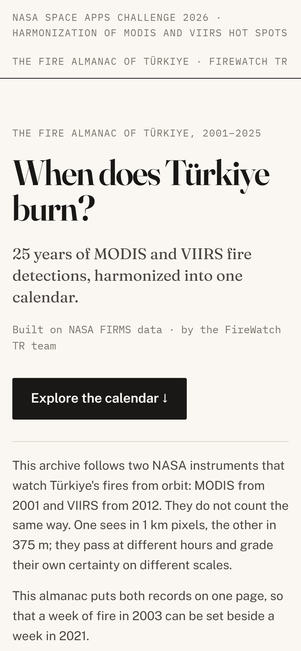
#> input picture figures/site_phone.png, 301 x 651 px, shrunk from 1170 x 2532 before the run
$ python make_presentation.py
#> lines starting #> are read from the running program, lines starting #| are printed output that depends on the picture
"""make_presentation.py: builds docs/presentation.pdf (7 slides, 16:9) with matplotlib.

One question per slide, one dominant visual per slide (real site screenshots in figures/site_*.png),
little text. Needs: matplotlib, qrcode.

    python src/make_presentation.py
"""
from pathlib import Path

import matplotlib
matplotlib.use("Agg")
import matplotlib.pyplot as plt
import numpy as np
import qrcode
from matplotlib import font_manager as fm
from matplotlib.backends.backend_pdf import PdfPages
from matplotlib.patches import FancyBboxPatch, Rectangle

ROOT = Path(__file__).resolve().parents[1]
FIG = ROOT / "figures"
OUT = ROOT / "docs" / "presentation.pdf"

PAPER, PAPER2, RULE = "#faf7f2", "#f3eee6", "#d9d2c6"
INK, INK2, MUTED, ACCENT = "#1a1816", "#4a4540", "#7a736b", "#c2410c"
SITE = "https://orhanizmirli.github.io/modis-viirs-harmonize/"
REPO = "https://github.com/OrhanIzmirli/modis-viirs-harmonize"


def _family(paths, fallback):
#> called with fallback = 'DejaVu Serif'
    for p in paths:
        if Path(p).exists():
            fm.fontManager.addfont(p)
            return fm.FontProperties(fname=p).get_name()
    return fallback


SERIF = _family([r"C:\Windows\Fonts\georgia.ttf"], "DejaVu Serif")
for p in (r"C:\Windows\Fonts\georgiab.ttf", r"C:\Windows\Fonts\georgiai.ttf"):
    if Path(p).exists():
        fm.fontManager.addfont(p)
SERIFS = [SERIF, "DejaVu Serif"]  # DejaVu supplies glyphs Georgia lacks (→)
MONO = _family([r"C:\Windows\Fonts\consola.ttf"], "DejaVu Sans Mono")
SANS = _family([r"C:\Windows\Fonts\segoeui.ttf", r"C:\Windows\Fonts\arial.ttf"], "DejaVu Sans")
plt.rcParams["pdf.fonttype"] = 42

W, H = 13.333, 7.5
TOTAL = 7


def slide(n, title, sub=None):
    fig = plt.figure(figsize=(W, H), facecolor=PAPER)
    ax = fig.add_axes([0, 0, 1, 1]); ax.set_xlim(0, W); ax.set_ylim(0, H); ax.axis("off")
    if n > 1:
        ax.text(0.6, 6.72, f"{n:02d}", family=MONO, size=15, color=ACCENT, va="center")
        ax.text(1.2, 6.72, title, family=SERIFS, size=32, color=INK, weight="bold", va="center")
        if sub:
            ax.text(1.2, 6.18, sub, family=SANS, size=15, color=INK2, va="center")
    ax.plot([0.6, W - 0.6], [0.55, 0.55], color=RULE, lw=0.8)
    ax.text(0.6, 0.28, "THE FIRE ALMANAC OF TÜRKIYE  ·  FIREWATCH TR  ·  NASA SPACE APPS 2026", family=MONO,
            size=9.5, color=MUTED)
    ax.text(W - 0.6, 0.28, f"{n} / {TOTAL}", family=MONO, size=9.5, color=MUTED, ha="right")
    return fig, ax


def image(fig, src, x, y, w, h, crop=None, frame=True):
    """Place an image (path or array) in the box (inches), aspect kept, centred.
    crop = (x0, x1, y0, y1) as fractions of the image (y from top)."""
#> called with x = 9.68, y = 1.05, w = 2.69, h = 5.5, crop = (0, 1, 0, 0.82), frame = False
    img = plt.imread(src) if isinstance(src, (str, Path)) else src
#> img is the input picture: shape (651, 301, 3) float32; mean R, G, B 0.905, 0.895, 0.876
    if crop:
        ih, iw = img.shape[:2]
#> ih = 651; iw = 301
        img = img[int(crop[2] * ih):int(crop[3] * ih), int(crop[0] * iw):int(crop[1] * iw)]
#> img: shape (533, 301, 3) float32
    ih, iw = img.shape[:2]
#> ih = 533
    s = min(w / iw, h / ih)
#> s = 0.00894
    dw, dh = iw * s, ih * s
#> dw = 2.69; dh = 4.76
    x0, y0 = x + (w - dw) / 2, y + (h - dh) / 2
#> x0 = 9.68; y0 = 1.42
    a = fig.add_axes([x0 / W, y0 / H, dw / W, dh / H]); a.imshow(img, interpolation="lanczos")
    a.set_xticks([]); a.set_yticks([])
    for sp in a.spines.values():
        sp.set_visible(frame); sp.set_color(RULE); sp.set_linewidth(1.0)
    return x0, y0, dw, dh


def label(ax, x, y, text, color=ACCENT, size=11, **kw):
    return ax.text(x, y, text, family=MONO, size=size, color=color, **kw)


def link(ax, x, y, text, url, size=15, **kw):
    t = ax.text(x, y, text, family=MONO, size=size, color=ACCENT, **kw)
    t.set_url(url)
    return t


def numbered(ax, x, y, w, items, size=14, numsize=20):
    """Row of numbered features: [(no, head, words), ...] across width w."""
    cw = w / len(items)
    for i, (no, head, words) in enumerate(items):
        cx = x + i * cw
        ax.text(cx, y, no, family=MONO, size=numsize, color=ACCENT, weight="bold", va="top")
        ax.text(cx + 0.62, y - 0.02, head, family=SERIFS, size=size + 2, color=INK, weight="bold", va="top")
        ax.text(cx + 0.62, y - 0.42, words, family=SANS, size=size - 1, color=INK2, va="top", linespacing=1.25)


pages = []

# 1 — cover: title left, the site on a phone right --------------------------------------------
fig, ax = slide(1, "")
ax.add_patch(Rectangle((0.6, 1.25), 0.08, 5.35, fc=ACCENT, ec="none"))
label(ax, 1.0, 6.45, "NASA SPACE APPS CHALLENGE 2026  ·  ANKARA", size=14, va="top")
ax.text(1.0, 5.65, "The Fire Almanac\nof Türkiye", family=SERIFS, size=56, color=INK, weight="bold", va="top",
        linespacing=1.05)
ax.text(1.0, 3.35, "Harmonization of MODIS and VIIRS Hot Spots", family=SERIFS, size=24, color=INK2,
        style="italic", va="top")
ax.text(1.0, 2.55, "Team FireWatch TR", family=SANS, size=20, color=INK, va="top")
label(ax, 1.0, 1.75, "LIVE SITE", color=MUTED)
link(ax, 2.3, 1.75, SITE.replace("https://", ""), SITE, size=14)
label(ax, 1.0, 1.35, "REPO", color=MUTED)
link(ax, 2.3, 1.35, REPO.replace("https://", ""), REPO, size=14)
px, py, pw, ph = 9.55, 0.85, 2.95, 5.9
ax.add_patch(FancyBboxPatch((px, py), pw, ph, boxstyle="round,pad=0,rounding_size=0.32", fc=INK, ec=INK))
image(fig, FIG / "site_phone.png", px + 0.13, py + 0.2, pw - 0.26, ph - 0.4, crop=(0, 1, 0, 0.82), frame=False)
pages.append(fig)

# 2 — what's broken --------------------------------------------------------------------------
fig, ax = slide(2, "What's broken?",
                "Two NASA satellite records describe the same fires in different ways.")
image(fig, FIG / "slide_before_after.png", 0.6, 0.95, 6.9, 4.85, crop=(0, 0.5, 0.135, 0.93))
#> call 2 of image, with x = 0.6, y = 0.95, w = 6.9, h = 4.85, crop = (0, 0.5, 0.135, 0.93), frame = True
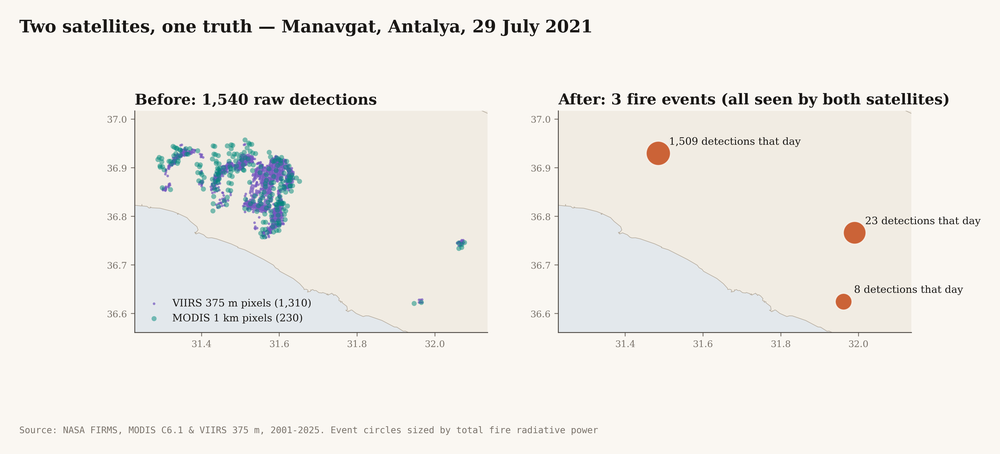
#> input picture figures/slide_before_after.png, 1000 x 454 px, shrunk from 3891 x 1766 before the run
#> in image, img is the input picture: shape (454, 1000, 4) float32; mean R, G, B, A 0.936, 0.931, 0.909, 1
label(ax, 0.6, 0.72, "ONE AFTERNOON NEAR MANAVGAT, 29 JUL 2021: 1,540 ROWS FOR 3 FIRES", color=MUTED, size=10)
pts = [("1 km  vs  375 m", "MODIS pixels are 7× larger\nthan VIIRS pixels."),
       ("0–100  vs  low · nominal · high", "Confidence on two scales\nthat do not compare."),
       ("One fire, many rows", "Two sensors, many passes:\nthe same fire, counted again.")]
for i, (h_, b) in enumerate(pts):
    y = 5.55 - i * 1.55
    ax.add_patch(Rectangle((7.9, y - 1.15), 0.06, 1.15, fc=ACCENT, ec="none"))
    ax.text(8.2, y, h_, family=SERIFS, size=20, color=INK, weight="bold", va="top")
    ax.text(8.2, y - 0.5, b, family=SANS, size=15, color=INK2, va="top", linespacing=1.3)
ax.text(7.9, 0.95, "FireWatch TR, our free alert app on Google Play, notifies\n"
        "people when NASA FIRMS detects fire near their places.\n"
        "Context needs 25 years of both records.",
        family=SANS, size=11.5, color=MUTED, va="center", linespacing=1.35)
pages.append(fig)

# 3 — how we fix it --------------------------------------------------------------------------
fig, ax = slide(3, "How we fix it", "Four steps turn two archives into one list of fire events.")
image(fig, FIG / "slide_before_after.png", 0.6, 2.35, W - 1.2, 3.55, crop=(0, 1, 0.135, 0.93))
numbered(ax, 0.6, 1.95, W - 1.2, [
    ("1", "One schema", "same columns for\nevery detection"),
    ("2", "One confidence", "both scales\nmapped to 0–1"),
    ("3", "One event", "footprints touch,\n≤ 12 h apart"),
    ("4", "Trust Score", "higher when both\nsatellites agree")], size=14)
pages.append(fig)

# 4 — the product ----------------------------------------------------------------------------
fig, ax = slide(4, "The product",
                "988,698 detections → 448,364 fire events: 2.2 records per fire, 2001–2025.")
# top 2/3: the calendar (Fig. 1 on the site) is the product
cx, cy, cw, chh = image(fig, FIG / "site_calendar.png", 0.6, 2.2, 7.9, 3.8, crop=(0, 1, 0, 0.955))
#> call 4 of image, with x = 0.6, y = 2.2, w = 7.9, h = 3.8, crop = (0, 1, 0, 0.955), frame = True
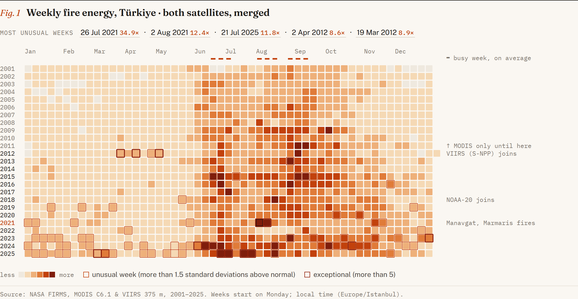
#> input picture figures/site_calendar.png, 578 x 299 px, shrunk from 2248 x 1164 before the run
#> in image, img is the input picture: shape (299, 578, 3) float32; mean R, G, B 0.944, 0.858, 0.783
#> cx = 0.697; cy = 2.2; cw = 7.71; chh = 3.8
label(ax, 0.6, 2.02, "FIG. 1 ON THE LIVE SITE: EVERY WEEK 2001–2025; 2021 ROW: THE TWO DARK MANAVGAT/MARMARIS WEEKS",
      color=MUTED, size=9.5, va="center")
feats = [("01", "Calendar", "every week since 2001"), ("02", "Trust Score", "how sure, per fire"),
         ("03", "Live map", "any week, any province"), ("04", "Education", "sourced facts, before the season"),
         ("05", "Open data", "three files, MIT license")]
for i, (no, h_, words) in enumerate(feats):
    y = 5.95 - i * 0.76
    ax.text(8.85, y, no, family=MONO, size=16, color=ACCENT, weight="bold", va="top")
    ax.text(9.5, y, h_, family=SERIFS, size=16, color=INK, weight="bold", va="top")
    ax.text(9.5, y - 0.36, words, family=SANS, size=12.5, color=INK2, va="top")
# bottom 1/3: map + fire record, smaller
image(fig, FIG / "site_map.png", 0.6, 0.68, 3.6, 1.2, crop=(0, 1, 0.12, 0.84))
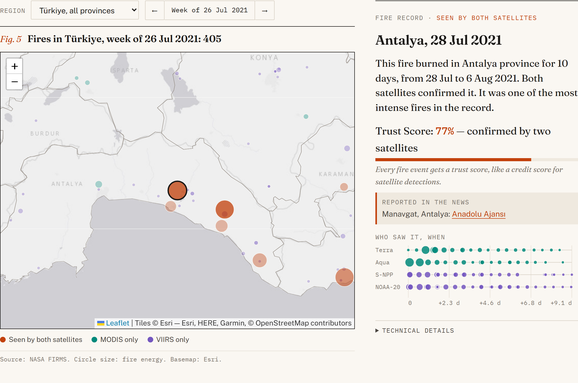
#> input picture figures/site_map.png, 578 x 383 px, shrunk from 2248 x 1492 before the run
#> in image, img is the input picture: shape (383, 578, 3) float32; mean R, G, B 0.919, 0.909, 0.9
ax.text(4.45, 1.28, "Click a week, then a fire: where it burned, for how long, which satellites saw it,\n"
        "its Trust Score (Antalya, 28 Jul 2021: 77%, confirmed by two satellites) and news confirmation.",
        family=SANS, size=12.5, color=INK2, va="center", linespacing=1.35)
pages.append(fig)

# 5 — does it work ---------------------------------------------------------------------------
fig, ax = slide(5, "Does it work? We checked.", "Same fire, two satellites, minutes apart: do they agree?")
image(fig, FIG / "slide_frp_scatter.png", 0.6, 0.85, 5.1, 5.05, crop=(0, 1, 0, 0.935))
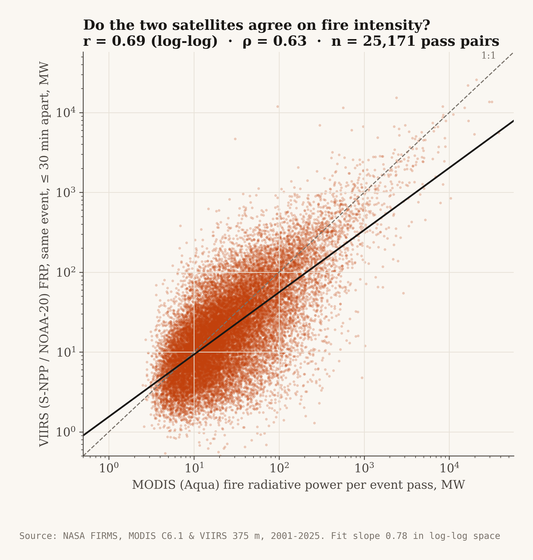
#> input picture figures/slide_frp_scatter.png, 533 x 560 px, shrunk from 2072 x 2178 before the run
#> in image, img is the input picture: shape (560, 533, 4) float32; mean R, G, B, A 0.948, 0.911, 0.883, 1
#> in image (call 6), `img = img[int(crop[2] * ih):int(crop[3] * ih), int(crop[0] * iw):int(c..`:
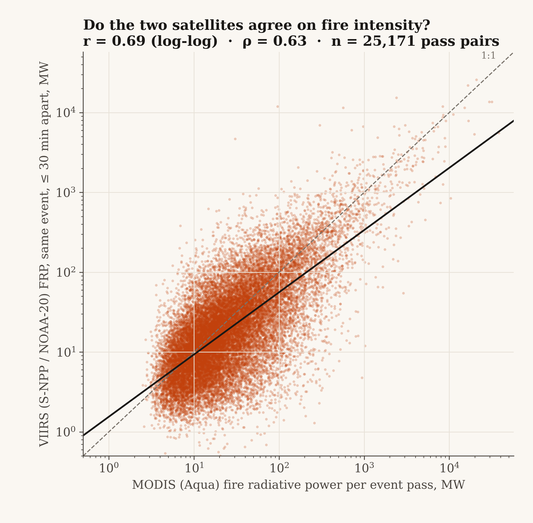
#> img: shape (523, 533, 4) float32; mean R, G, B, A 0.948, 0.909, 0.879, 1
stats = [("r = 0.69", "fire energy, MODIS vs VIIRS,\n25,171 same-fire pairs ≤ 30 min apart"),
         ("35×", "the 2021 Manavgat week vs the\nlong-term average (fire energy)"),
         ("r = 0.76", "vs official OGM burnt area (log), 14 Aegean/\nMediterranean provinces, Jun–Oct, 2001–24"),
         ("≤ 6%", "change in event count when distance and\ntime thresholds move ±50% (2021)")]
for i, (k, t) in enumerate(stats):
    y = 5.75 - i * 1.25
    ax.text(6.3, y, k, family=SERIFS, size=30, color=ACCENT, weight="bold", va="top")
    ax.text(9.0, y - 0.05, t, family=SANS, size=14, color=INK, va="top", linespacing=1.3)
pages.append(fig)

# 6 — who needs this -------------------------------------------------------------------------
fig, ax = slide(6, "Who needs this?", "Three people the site was written for, in its own words.")
image(fig, FIG / "site_who.png", 0.6, 3.15, W - 1.2, 2.75, crop=(0.105, 0.895, 0.31, 0.95))
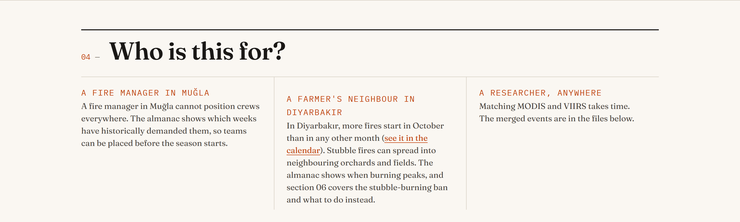
#> input picture figures/site_who.png, 740 x 222 px, shrunk from 2880 x 864 before the run
#> in image, img is the input picture: shape (222, 740, 3) float32; mean R, G, B 0.956, 0.943, 0.922
#> in image (call 7), `img = img[int(crop[2] * ih):int(crop[3] * ih), int(crop[0] * iw):int(c..`:
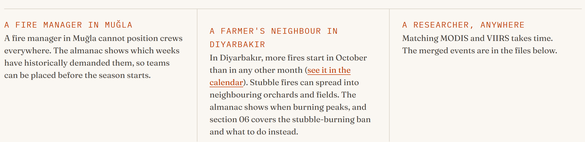
#> img: shape (142, 585, 3) float32; mean R, G, B 0.952, 0.936, 0.915
#> (the run stopped early here; a loop or call above may not have finished)
